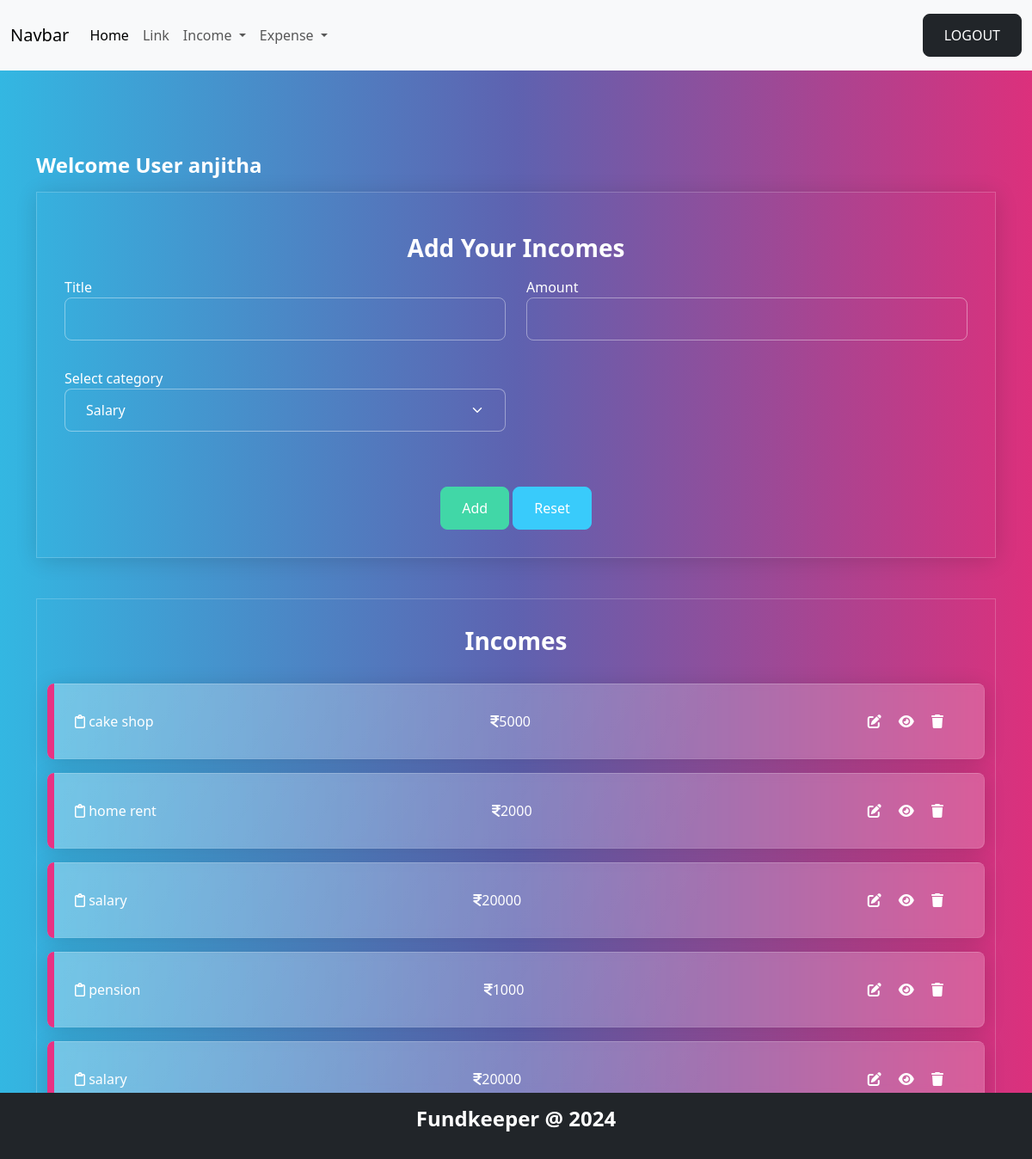
The page /income/add/ (signed in) on the database its author committed.
### budget/models.py (models this page shows, shortened)
class Income(models.Model):
    title=models.CharField(max_length=200)
    amount=models.PositiveIntegerField()
    income_categories = (
        ("Salary", "Salary"),
        ("Business", "Business"),
        ("Investment", "Investment"),
        ("Rental", "Rental"),
        ("Interest", "Interest"),
        ("Dividend", "Dividend"),
        ("Royalty", "Royalty"),
        ("Capital", "Capital"),
        ("Pension", "Pension"),
        ("SocialSecurity", "SocialSecurity")
    )
    category=models.CharField(max_length=200,choices=income_categories,default="Salary")
    user_object=models.ForeignKey(User,on_delete=models.CASCADE)
    created_date=models.DateTimeField(auto_now_add=True)

### budget/views.py (the view, shortened to what this page needs)
# urls.py: path('income/add/',views.IncomeCreateView.as_view(),name="income-add"),
@method_decorator(signin_required,name="dispatch")
class IncomeCreateView(View):
    def get(self,request,*args,**kwargs):
        form_instance=IncomeForm()
        qs=Income.objects.filter(user_object=request.user).order_by("-created_date")
        return render(request,"income_add.html",{"form":form_instance,"data":qs})

### budget/forms.py
class IncomeForm(forms.ModelForm):
    class Meta:
        model=Income
        exclude=("id","created_date","user_object")
        widgets={
            "title":forms.TextInput(attrs={"class":"form-control"}),
            "amount":forms.NumberInput(attrs={"class":"form-control"}),
            "category":forms.Select(attrs={"class":"form-control form-select"}),
            "priority":forms.Select(attrs={"class":"form-control form-select"}),
        }

### budget/templates/income_add.html (shortened to what this page needs)
{%extends 'base.html'%}
{%block main_block%}
<div class="container mt-5">
    <h4>Welcome User {{request.user}}</h4>
    <div class="container-fluid border p-3 shadow mb-4"
    data-aos="zoom-out-up"
    data-aos-easing="ease-out-cubic"
    data-aos-duration="2000">
        <h3 class="text-center fw-bold my-2">Add Your Incomes</h3>
        <form action="" method="post">
            <div class="mb-3">
               <div class="row">
                <div class="col-6">
                    <label for="">Title</label>
                    {{form.title}}
                </div>
                <div class="col-6">
                    <label for="">Amount</label>
                    {{form.amount}}
                </div>
               </div>
            </div>
            <div class="mb-3">
                <div class="row">
                    <div class="col-6">
                        <label for="">Select category</label>
                        {{form.category}}
                    </div>
                </div>
            </div>
            <div class="d-flex justify-content-center">
               <div>
                <button type="submit" class="btn btn-success">Add</button>
                <button type="reset" class="btn btn-info">Reset</button>
               </div>
            </div>
        </form>
    </div>
    <div class="container-fluid border mb-3">
        <h3 class="text-center fw-bold my-3">Incomes</h3>
        {%for i in data%}
        <div class="alert alert-primary d-flex justify-content-between" role="alert" data-aos="fade-down"data-aos-easing="linear"data-aos-duration="1000">
            <div> <i class="fa-regular fa-clipboard"></i> {{i.title}}</div>
            <div>   <i class="fa-solid fa-indian-rupee-sign"></i>{{i.amount}}</div>
            <div>
                <a href="{%url 'income-edit' i.id%}" class="me-2"><i class="fa-solid fa-pen-to-square"> </i></a>
                <a href="{%url 'income-detail' i.id%}" class="me-2"><i class="fa-solid fa-eye"></i></a>
                <a href="{%url 'income-delete' i.id%}" class="me-2"><i class="fa-solid fa-trash"></i></a>
            </div>
        </div>
        {%endfor%}
    </div>
</div>
{%endblock%}

### rows shown on the page
Income: title "cake shop", amount "5000"
Income: title "home rent", amount "2000"
Income: title "salary", amount "20000"
Income: title "pension", amount "1000"
Income: title "salary", amount "20000"

### other values the page prints
{{ request.user }} "anjitha"
